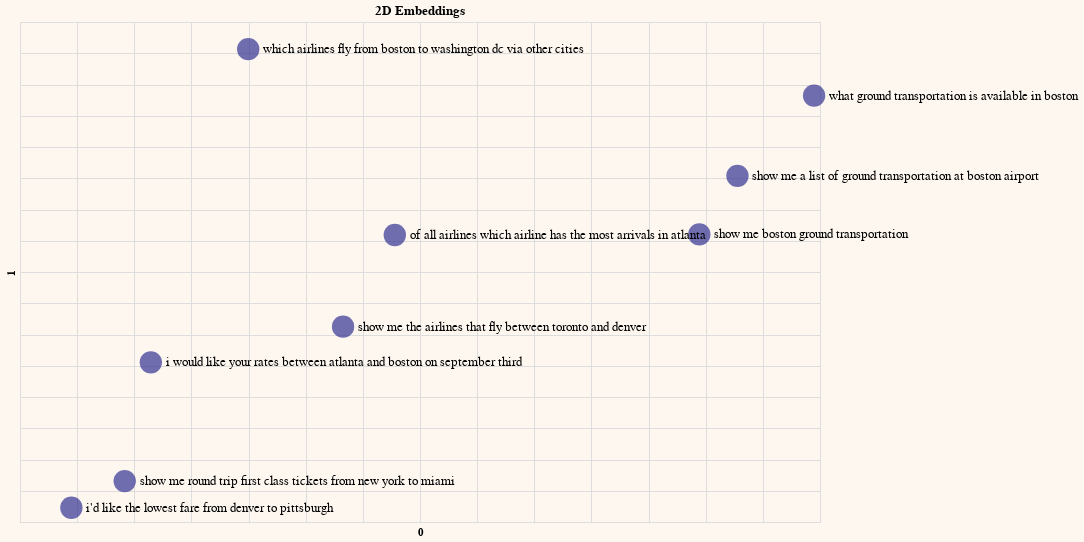

Source (notebook cell):
### Code cell
# Reduce embeddings to 2 principal components to aid visualization
embeds_pc2 = get_pc(embeds,2)

# Add the principal components to dataframe
df_pc2 = pd.concat([df, pd.DataFrame(embeds_pc2)], axis=1)

# Plot the 2D embeddings on a chart
df_pc2.columns = df_pc2.columns.astype(str)
generate_chart(df_pc2.iloc[:sample],'0','1',title='2D Embeddings')

### Figure 1 — Vega-Lite specification as saved in the notebook (floating-point values rounded to 4 significant figures; data arrays with more than 128 entries replaced by an {"elided": "..."} marker saying what was removed)
{"config": {"view": {"continuousWidth": 400, "continuousHeight": 300}, "background": "#FDF7F0", "legend": {"labelFontSize": 18, "orient": "bottom", "titleFontSize": 18}}, "layer": [{"mark": {"type": "circle", "size": 500}, "encoding": {"color": {"value": "#333293"}, "tooltip": [{"field": "query", "type": "nominal"}], "x": {"axis": {"domain": false, "labels": false, "ticks": false}, "field": "0", "scale": {"zero": false}, "type": "quantitative"}, "y": {"axis": {"domain": false, "labels": false, "ticks": false}, "field": "1", "scale": {"zero": false}, "type": "quantitative"}}}, {"mark": {"type": "text", "align": "left", "baseline": "middle", "color": "black", "dx": 15, "size": 13}, "encoding": {"color": {"value": "black"}, "text": {"field": "query", "type": "nominal"}, "tooltip": [{"field": "query", "type": "nominal"}], "x": {"axis": {"domain": false, "labels": false, "ticks": false}, "field": "0", "scale": {"zero": false}, "type": "quantitative"}, "y": {"axis": {"domain": false, "labels": false, "ticks": false}, "field": "1", "scale": {"zero": false}, "type": "quantitative"}}}], "data": {"name": "data-15979fc0d61772125b83669111c99913"}, "height": 500, "title": "2D Embeddings", "width": 800, "$schema": "https://vega.github.io/schema/vega-lite/v4.17.0.json", "datasets": {"data-15979fc0d61772125b83669111c99913": [{"query": " which airlines fly from boston to washington dc via other cities", "query_embeds": {"elided": "4096 float values"}, "0": -5.03, "1": 45.66}, {"query": " show me the airlines that fly between toronto and denver", "query_embeds": {"elided": "4096 float values"}, "0": 3.269, "1": 1.258}, {"query": " show me round trip first class tickets from new york to miami", "query_embeds": {"elided": "4096 float values"}, "0": -15.84, "1": -23.45}, {"query": " i'd like the lowest fare from denver to pittsburgh", "query_embeds": {"elided": "4096 float values"}, "0": -20.51, "1": -27.72}, {"query": " show me a list of ground transportation at boston airport", "query_embeds": {"elided": "4096 float values"}, "0": 37.78, "1": 25.39}, {"query": " show me boston ground transportation", "query_embeds": {"elided": "4096 float values"}, "0": 34.44, "1": 16.01}, {"query": " of all airlines which airline has the most arrivals in atlanta", "query_embeds": {"elided": "4096 float values"}, "0": 7.796, "1": 15.92}, {"query": " what ground transportation is available in boston", "query_embeds": {"elided": "4096 float values"}, "0": 44.48, "1": 38.23}, {"query": " i would like your rates between atlanta and boston on september third", "query_embeds": {"elided": "4096 float values"}, "0": -13.55, "1": -4.459}]}}
